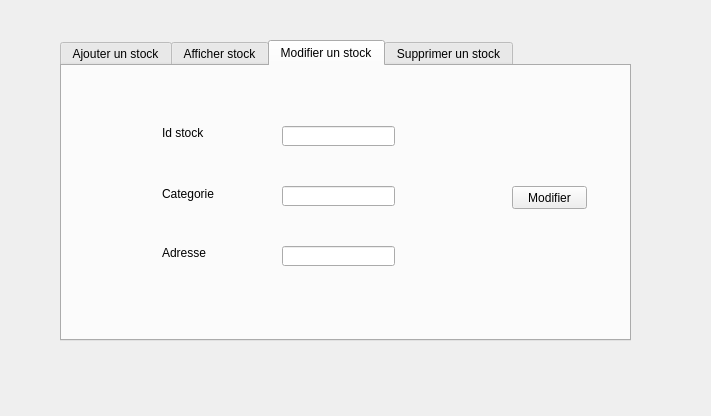
<?xml version="1.0" encoding="UTF-8"?>
<ui version="4.0">
 <class>interfacestock</class>
 <widget class="QDialog" name="interfacestock">
  <property name="geometry">
   <rect>
    <x>0</x>
    <y>0</y>
    <width>711</width>
    <height>416</height>
   </rect>
  </property>
  <property name="windowTitle">
   <string>Dialog</string>
  </property>
  <widget class="QTabWidget" name="tabWidget_2">
   <property name="geometry">
    <rect>
     <x>60</x>
     <y>40</y>
     <width>571</width>
     <height>301</height>
    </rect>
   </property>
   <property name="currentIndex">
    <number>2</number>
   </property>
   <widget class="QWidget" name="tab_4">
    <attribute name="title">
     <string>Ajouter un stock</string>
    </attribute>
    <widget class="QLabel" name="label_9">
     <property name="geometry">
      <rect>
       <x>130</x>
       <y>50</y>
       <width>47</width>
       <height>13</height>
      </rect>
     </property>
     <property name="text">
      <string>Id stock</string>
     </property>
    </widget>
    <widget class="QLabel" name="label_10">
     <property name="geometry">
      <rect>
       <x>130</x>
       <y>110</y>
       <width>47</width>
       <height>13</height>
      </rect>
     </property>
     <property name="text">
      <string>Categorie</string>
     </property>
    </widget>
    <widget class="QLineEdit" name="lineEdit_stock">
     <property name="geometry">
      <rect>
       <x>250</x>
       <y>50</y>
       <width>113</width>
       <height>20</height>
      </rect>
     </property>
    </widget>
    <widget class="QLineEdit" name="lineEdit_categorie">
     <property name="geometry">
      <rect>
       <x>250</x>
       <y>110</y>
       <width>113</width>
       <height>20</height>
      </rect>
     </property>
    </widget>
    <widget class="QPushButton" name="on_pb_ajouter_stock">
     <property name="geometry">
      <rect>
       <x>470</x>
       <y>110</y>
       <width>75</width>
       <height>23</height>
      </rect>
     </property>
     <property name="text">
      <string>Ajouter</string>
     </property>
    </widget>
    <widget class="QLabel" name="label_15">
     <property name="geometry">
      <rect>
       <x>130</x>
       <y>170</y>
       <width>47</width>
       <height>13</height>
      </rect>
     </property>
     <property name="text">
      <string>Adresse</string>
     </property>
    </widget>
    <widget class="QLineEdit" name="lineEdit_adresse">
     <property name="geometry">
      <rect>
       <x>250</x>
       <y>170</y>
       <width>113</width>
       <height>20</height>
      </rect>
     </property>
    </widget>
   </widget>
   <widget class="QWidget" name="tab_5">
    <attribute name="title">
     <string>Afficher stock</string>
    </attribute>
    <widget class="QTableView" name="tabstock">
     <property name="geometry">
      <rect>
       <x>0</x>
       <y>0</y>
       <width>571</width>
       <height>291</height>
      </rect>
     </property>
    </widget>
   </widget>
   <widget class="QWidget" name="tab_8">
    <attribute name="title">
     <string>Modifier un stock</string>
    </attribute>
    <widget class="QPushButton" name="pb_ajouter_4">
     <property name="geometry">
      <rect>
       <x>450</x>
       <y>120</y>
       <width>75</width>
       <height>23</height>
      </rect>
     </property>
     <property name="text">
      <string>Modifier</string>
     </property>
    </widget>
    <widget class="QLabel" name="label_17">
     <property name="geometry">
      <rect>
       <x>100</x>
       <y>120</y>
       <width>101</width>
       <height>16</height>
      </rect>
     </property>
     <property name="text">
      <string>Categorie</string>
     </property>
    </widget>
    <widget class="QLineEdit" name="lineEdit_stockm">
     <property name="geometry">
      <rect>
       <x>220</x>
       <y>60</y>
       <width>113</width>
       <height>20</height>
      </rect>
     </property>
    </widget>
    <widget class="QLabel" name="label_18">
     <property name="geometry">
      <rect>
       <x>100</x>
       <y>180</y>
       <width>47</width>
       <height>13</height>
      </rect>
     </property>
     <property name="text">
      <string>Adresse</string>
     </property>
    </widget>
    <widget class="QLineEdit" name="lineEdit_adressem">
     <property name="geometry">
      <rect>
       <x>220</x>
       <y>180</y>
       <width>113</width>
       <height>20</height>
      </rect>
     </property>
    </widget>
    <widget class="QLabel" name="label_13">
     <property name="geometry">
      <rect>
       <x>100</x>
       <y>60</y>
       <width>47</width>
       <height>13</height>
      </rect>
     </property>
     <property name="text">
      <string>Id stock</string>
     </property>
    </widget>
    <widget class="QLineEdit" name="lineEdit_categoriem">
     <property name="geometry">
      <rect>
       <x>220</x>
       <y>120</y>
       <width>113</width>
       <height>20</height>
      </rect>
     </property>
    </widget>
   </widget>
   <widget class="QWidget" name="tab_7">
    <attribute name="title">
     <string>Supprimer un stock</string>
    </attribute>
    <widget class="QLineEdit" name="lineEdit_id_5">
     <property name="geometry">
      <rect>
       <x>300</x>
       <y>90</y>
       <width>113</width>
       <height>20</height>
      </rect>
     </property>
     <property name="text">
      <string/>
     </property>
    </widget>
    <widget class="QLabel" name="label_11">
     <property name="geometry">
      <rect>
       <x>180</x>
       <y>90</y>
       <width>61</width>
       <height>16</height>
      </rect>
     </property>
     <property name="text">
      <string>Identifiant</string>
     </property>
    </widget>
    <widget class="QPushButton" name="pb_supprimer_stock">
     <property name="geometry">
      <rect>
       <x>240</x>
       <y>190</y>
       <width>75</width>
       <height>23</height>
      </rect>
     </property>
     <property name="text">
      <string>Supprimer</string>
     </property>
    </widget>
   </widget>
  </widget>
 </widget>
 <resources/>
 <connections/>
</ui>
